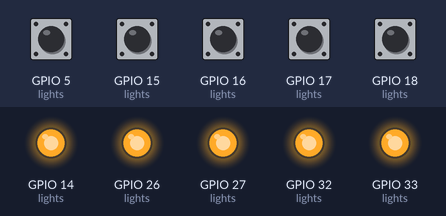
This sketch was run on a simulated ESP32. On the bench: output pins drawn as LEDs (lit = HIGH). The inputs (shaded band) are chosen by the test bench; at power-on: GPIO 5 (lights), GPIO 15 (lights), GPIO 16 (lights), GPIO 17 (lights), GPIO 18 (lights) HIGH. WiFi joins after 1.5 s; servers stay silent unless stated; EEPROM starts erased; what the sketch prints to the serial monitor is not drawn.

Above: at 3.7 s.
3.8 s: GPIO 5 (lights) pulled LOW for 0.15 s
At 3.95 s:
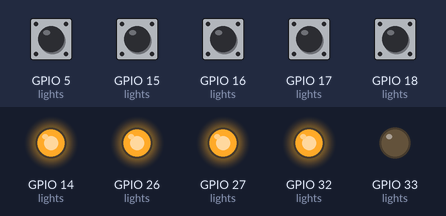
5.5 s: GPIO 15 (lights) pulled LOW for 0.15 s
At 5.64 s:
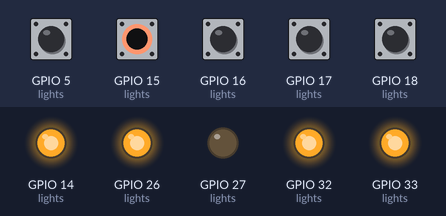
7.2 s: GPIO 16 (lights) pulled LOW for 0.15 s
At 7.35 s:
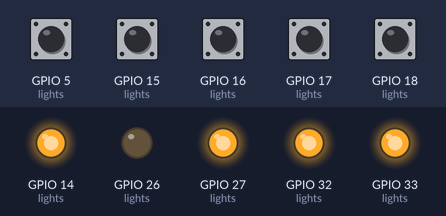
8.9 s: GPIO 17 (lights) pulled LOW for 0.15 s
At 9.05 s:
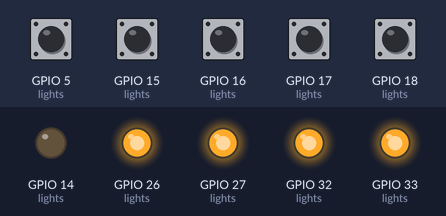
10.6 s: GPIO 18 (lights) pulled LOW for 0.15 s
At 10.75 s:
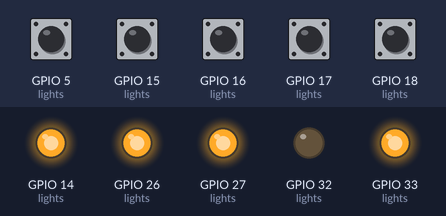
Timing chart, 0 to 13.6 s (numbered marks = the images above; inputs shaded):
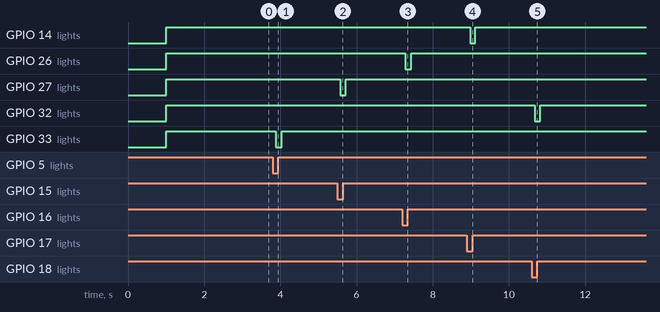

The sketch:

sketch.ino
```cpp
/*
 * MONITOR DE LUCES - VERSIÓN SEGURA (WHITELIST)
 * Restricción de acceso solo para Proxy Inverso (.11)
 */

#include <WiFi.h>
#include <WebServer.h>
#include <ArduinoJson.h>
#include <Preferences.h>
#include "soc/soc.h"
#include "soc/rtc_cntl_reg.h"

// --- CONFIGURACIÓN DE SEGURIDAD ---
// Solo el Proxy Inverso / DNS tiene permiso para controlar los focos
const IPAddress trustedProxy(192, 168, 1, 11);

// --- DEFINICIÓN DE LÓGICA NEGATIVA ---
#define RELAY_ON  LOW
#define RELAY_OFF HIGH

// ===========================================
// --- CONFIGURACIÓN DE RED ---
// ===========================================
const char* ssid = "INFINITUM5F53";
const char* password = "aPduu6aAQq";

IPAddress staticIP(192, 168, 1, 59);
IPAddress gateway(192, 168, 1, 254);
IPAddress subnet(255, 255, 255, 0);
IPAddress primaryDNS(192, 168, 1, 11); // Apuntando a tu propio DNS

// ===========================================
// --- ESTRUCTURAS Y GLOBALES ---
// ===========================================
struct Light {
  const char* name;
  const uint8_t inputPin;
  const uint8_t outputPin;
  bool state;
  int lastPhysicalPos;
};

Light lights[] = {
  {"cuarto", 17, 14, false, HIGH},
  {"sala", 15, 27, false, HIGH},
  {"zotehuela", 16, 26, false, HIGH},
  {"comedor_2",     5, 33, false, HIGH},
  {"comedor_1",      18, 32, false, HIGH}
};

const int NUM_LIGHTS = sizeof(lights) / sizeof(lights[0]);

WebServer server(80);
Preferences preferences;
const char* PREF_NAMESPACE = "lights_state";
SemaphoreHandle_t nvsMutex;

// ===========================================
// --- SISTEMA DE LOGGING ---
// ===========================================
void log(String msg) {
  Serial.printf("[%lu] [LOG] %s\n", millis() / 1000, msg.c_str());
}

// ===========================================
// --- FILTRO DE SEGURIDAD ---
// ===========================================
bool isAuthorized() {
    IPAddress clientIP = server.client().remoteIP();
    if (clientIP == trustedProxy) {
        return true;
    }
    // Loguear intento fallido para auditoría en el bunker
    log("¡BLOQUEADO! Intento de acceso desde IP no autorizada: " + clientIP.toString());
    server.send(403, "text/plain", "Forbidden: Acceso restringido al Proxy Inverso");
    return false;
}

// ===========================================
// --- LÓGICA DE CONTROL ---
// ===========================================

void saveLightState(int index) {
  xSemaphoreTake(nvsMutex, portMAX_DELAY);
  preferences.begin(PREF_NAMESPACE, false);
  preferences.putBool(lights[index].name, lights[index].state);
  preferences.end();
  xSemaphoreGive(nvsMutex);
}

void setLightState(int index, bool newState, String source) {
  if (index >= 0 && index < NUM_LIGHTS) {
    lights[index].state = newState;
    digitalWrite(lights[index].outputPin, newState ? RELAY_ON : RELAY_OFF);
    saveLightState(index);
    log("Foco '" + String(lights[index].name) + "' -> " + (newState ? "ON" : "OFF") + " (Origen: " + source + ")");
  }
}

int findLight(String name) {
  for (int i = 0; i < NUM_LIGHTS; i++) {
    if (name.equalsIgnoreCase(lights[i].name)) return i;
  }
  return -1;
}

// ===========================================
// --- HANDLERS DEL SERVIDOR ---
// ===========================================

void handleInfo() {
  if (!isAuthorized()) return; // Capa de seguridad

  StaticJsonDocument<1024> doc;
  doc["status"] = "ok";
  doc["uptime_sec"] = millis() / 1000;
  doc["free_heap"] = ESP.getFreeHeap();

  JsonArray array = doc.createNestedArray("focos");
  for (int i = 0; i < NUM_LIGHTS; i++) {
    JsonObject obj = array.createNestedObject();
    obj["nombre"] = lights[i].name;
    obj["estado"] = lights[i].state ? "on" : "off";
  }

  String output;
  serializeJson(doc, output);
  server.send(200, "application/json", output);
}

void handleOn() {
  if (!isAuthorized()) return; // Capa de seguridad

  if (server.hasArg("foco")) {
    String name = server.arg("foco");
    int idx = findLight(name);
    if (idx != -1) {
      setLightState(idx, true, "HTTP_API");
      server.send(200, "application/json", "{\"status\":\"on\",\"foco\":\"" + name + "\"}");
    } else {
      server.send(404, "text/plain", "Foco no encontrado");
    }
  }
}

void handleOff() {
  if (!isAuthorized()) return; // Capa de seguridad

  if (server.hasArg("foco")) {
    String name = server.arg("foco");
    int idx = findLight(name);
    if (idx != -1) {
      setLightState(idx, false, "HTTP_API");
      server.send(200, "application/json", "{\"status\":\"off\",\"foco\":\"" + name + "\"}");
    }
  }
}

// ===========================================
// --- TASK: SERVIDOR WEB (CORE 0) ---
// ===========================================
void taskWebServer(void *pvParameters) {
  log("Servidor Web seguro iniciado en Core 0.");
  server.on("/info", HTTP_GET, handleInfo);
  server.on("/on", HTTP_GET, handleOn);
  server.on("/off", HTTP_GET, handleOff);
  server.begin();

  while (true) {
    server.handleClient();
    vTaskDelay(5 / portTICK_PERIOD_MS);
  }
}

// ===========================================
// --- SETUP ---
// ===========================================
void setup() {
  WRITE_PERI_REG(RTC_CNTL_BROWN_OUT_REG, 0);
  Serial.begin(115200);
  delay(1000);
  log("SISTEMA INICIANDO...");

  nvsMutex = xSemaphoreCreateMutex();

  // 1. Configurar Pines y NVS
  xSemaphoreTake(nvsMutex, portMAX_DELAY);
  preferences.begin(PREF_NAMESPACE, true);
  for (int i = 0; i < NUM_LIGHTS; i++) {
    lights[i].state = preferences.getBool(lights[i].name, false);
    pinMode(lights[i].inputPin, INPUT_PULLUP);
    pinMode(lights[i].outputPin, OUTPUT);
    digitalWrite(lights[i].outputPin, lights[i].state ? RELAY_ON : RELAY_OFF);
    lights[i].lastPhysicalPos = digitalRead(lights[i].inputPin);
  }
  preferences.end();
  xSemaphoreGive(nvsMutex);

  // 2. WiFi
  WiFi.mode(WIFI_STA);
  WiFi.config(staticIP, gateway, subnet, primaryDNS);
  WiFi.begin(ssid, password);

  while (WiFi.status() != WL_CONNECTED) {
    delay(500);
    Serial.print(".");
  }
  log("\nWiFi Conectado. IP: " + WiFi.localIP().toString());

  // 3. Lanzar Tarea
  xTaskCreatePinnedToCore(taskWebServer, "WebTask", 8192, NULL, 1, NULL, 0);
}

// ===========================================
// --- LOOP PRINCIPAL (CORE 1) ---
// ===========================================
void loop() {
  for (int i = 0; i < NUM_LIGHTS; i++) {
    int currentPos = digitalRead(lights[i].inputPin);
    if (currentPos != lights[i].lastPhysicalPos) {
      delay(70);
      if (digitalRead(lights[i].inputPin) == currentPos) {
        setLightState(i, !lights[i].state, "SWITCH_FISICO");
        lights[i].lastPhysicalPos = currentPos;
      }
    }
  }
  vTaskDelay(20 / portTICK_PERIOD_MS);
}
```

Measured:
- after the input at 3.8 s, GPIO 33 (lights): HIGH → LOW after 0.08 s, → HIGH 0.15 s later
- after the input at 5.5 s, GPIO 27 (lights): HIGH → LOW after 0.07 s, → HIGH 0.15 s later
- after the input at 7.2 s, GPIO 26 (lights): HIGH → LOW after 0.08 s, → HIGH 0.15 s later
- after the input at 8.9 s, GPIO 14 (lights): HIGH → LOW after 0.09 s, → HIGH 0.13 s later
- after the input at 10.6 s, GPIO 32 (lights): HIGH → LOW after 0.08 s, → HIGH 0.15 s later
